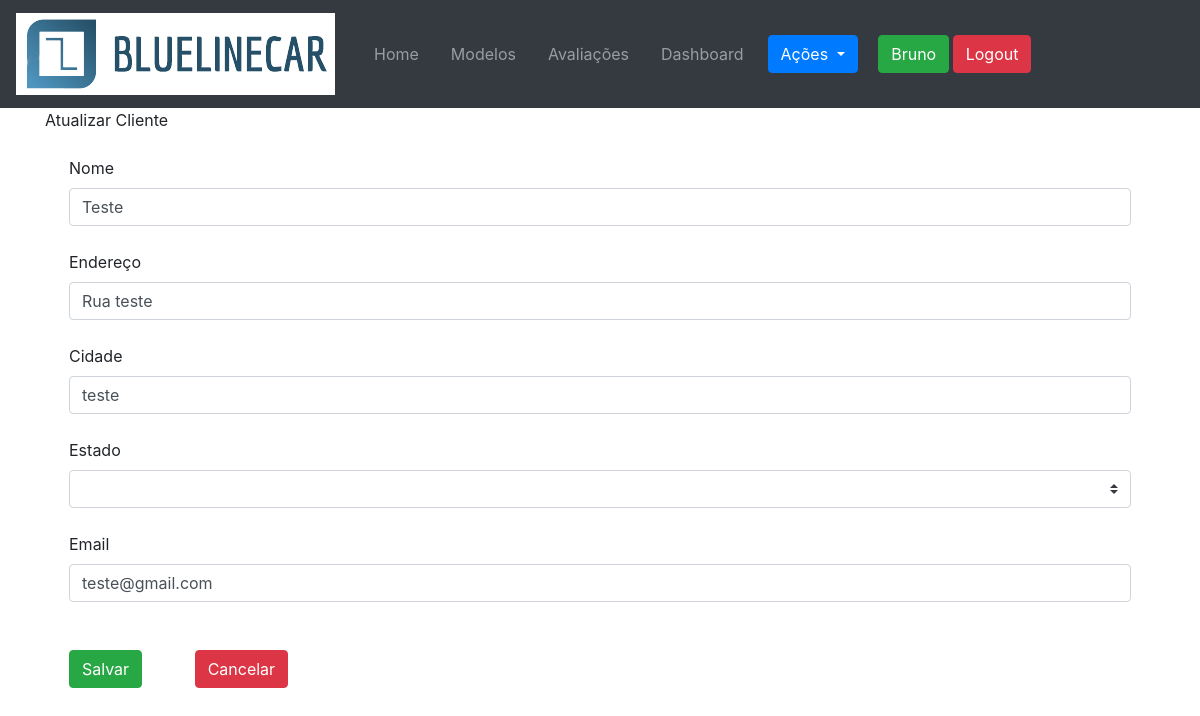
The app's page /Pages/clientes/clientUpdate.php?id=1 (signed in) with its own data.
### tables this page shows
CREATE TABLE `cliente` (
  `id` int(11) NOT NULL,
  `nome` varchar(255) NOT NULL,
  `cpf` varchar(14) NOT NULL,
  `rg` varchar(12) NOT NULL,
  `endereco` varchar(255) DEFAULT NULL,
  `cidade` varchar(50) DEFAULT NULL,
  `estado` varchar(2) DEFAULT NULL,
  `email` varchar(100) NOT NULL,
  `telefone` varchar(100) DEFAULT NULL
);

### Pages/clientes/clientUpdate.php (the view, shortened to what this page needs)
<?php
    if (isset($_REQUEST['id']) and !empty($_REQUEST['id'])) {
        $id = $_REQUEST['id'];
        $pdo = new Connect;
        $res = $pdo->prepare("SELECT * FROM cliente WHERE id = :id");
        $res->bindValue(":id", $id);
        $res->execute();
        $cliente = $res->fetch(PDO::FETCH_ASSOC);
    } else {
        header("Location: ./clientlist.php");
    }
?>
<!DOCTYPE html>
<html lang="pt-br">
    <head>
        <link rel="stylesheet" href="https://maxcdn.bootstrapcdn.com/bootstrap/4.0.0/css/bootstrap.min.css">
        <link rel="stylesheet" href="../../style/index/index.scss">
        <link rel="stylesheet" href="../../style/navbar/navbar.scss">
        <link rel="stylesheet" href="../../style/footer/footer.scss">
        <link rel="stylesheet" href="./style/list.scss">
        <link rel="stylesheet" href="https://cdnjs.cloudflare.com/ajax/libs/font-awesome/4.7.0/css/font-awesome.min.css">
    </head>
    <body>
        <nav class="navbar navbar-expand-lg navbar-dark bg-dark bg-gradient">
            <img class="navbar-brand logo-size" src="../../assets/images/logo.png" alt="">
            <div class="container-fluid">
                <div class="collapse navbar-collapse navbar-container" id="navbarSupportedContent">
                    <div>
                        <ul class="navbar-nav me-auto mb-2 mb-lg-0">
                            <li class="nav-item mr-3">
                                <a class="nav-link" href="../../index.php">Home<span class="sr-only">(current)</span></a>
                            </li>
                            <li class="nav-item mr-3">
                                <a class="nav-link" href="../../index.php#modelo">Modelos</a>
                            </li>
                            <li class="nav-item mr-3">
                                <a class="nav-link" href="#">Avaliações</a>
                            </li>
                            <li class="nav-item mr-3">
                                <a class="nav-link" href="#">Dashboard</a>
                            </li>
                        </ul>
                    </div>
                    <div>
                        <div class="btn-group mr-3" dropdown>
                            <ul class="navbar-nav mr-auto">
                                <li class="nav-item dropdown">
                                    <a class="btn btn-primary dropdown-toggle size-button" href="#" id="navbarDropdown" role="button" data-toggle="dropdown" aria-haspopup="true" aria-expanded="false">
                                        Ações
                                    </a>
                                </li>
                            </ul>
                        </div>
                        <div class="btn-group mr-3">
                            <a href="../login/loginUser.php">
                                <button class="btn btn-success size-button">
                                    <?php echo $_SESSION['nome']; ?>
                                </button>
                                <button class="btn btn-danger size-button">
                                    Logout
                                </button>
                            </a>
                        </div>
                    </div>
                </div>
            </div>
        </nav>
        <div class="container">
            <div class="text-main size-cadastro">Atualizar Cliente</div>
            <form class="formulario" action="salvarUpdate.php?id=<?php echo $id; ?>" method="post">
                <div class="m-4">
                    <label for="nome" class="form-label">Nome</label>
                    <input type="text" class="form-control" id="nome" name="nome" value="<?php echo $cliente['nome'] ?>" placeholder="José" required>
                </div>
                <div class="m-4">
                    <label for="endereco" class="form-label">Endereço</label>
                    <input type="text" class="form-control" id="endereco" value="<?php echo $cliente['endereco'] ?>" name="endereco" required>
                </div>
                <div class="m-4">
                    <label for="cidade" class="form-label">Cidade</label>
                    <input type="text" class="form-control" id="cidade" value="<?php echo $cliente['cidade'] ?>" name="cidade" required>
                </div>
                <div class="form-outline m-4">
                    <label class="form-label" for="estado">Estado</label>
                    <input class="custom-select" list="estado" name="estado">
                </div>
                <div class="m-4">
                    <label for="email" class="form-label">Email</label>
                    <input type="email" class="form-control" id="email" value="<?php echo $cliente['email'] ?>" name="email" placeholder="name@example.com" required>
                </div>
                <input type="submit" class="btn btn-success m-4" value="Salvar" name="btnEditarCliente" id="btnEditarCliente">
                <a href="./clientList.php"><button type="button" class="btn btn-danger m-4">Cancelar</button></a>
            </form>
        </div>
    </body>
</html>

### records on screen
cliente: nome "Teste", endereco "Rua teste", cidade "teste", email "teste@gmail.com"

### other values on screen
$_SESSION['nome'] "Bruno"
